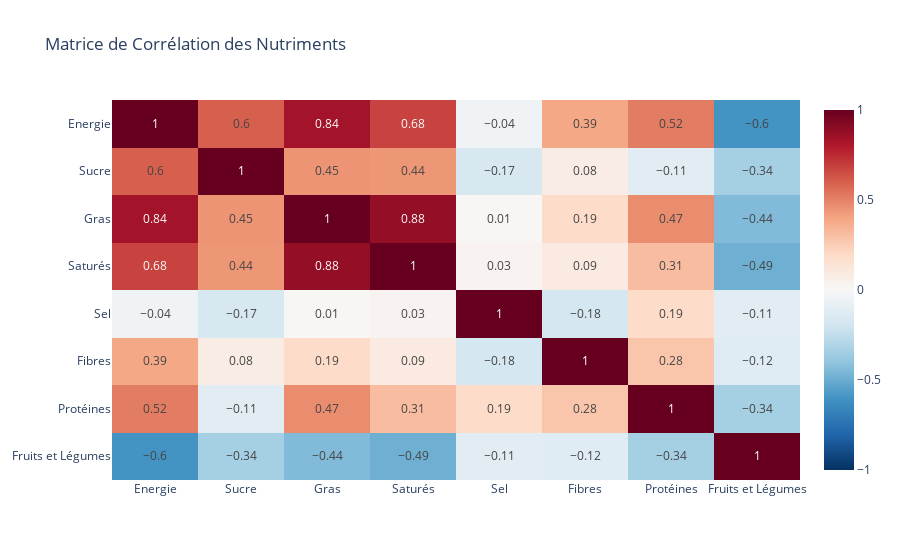

The notebook cell saved with this chart:
### Code cell
corr_matrix(df_final).show()

### Figure 1 — Plotly figure (JSON) as saved in the notebook; plotly's stock layout.template omitted (floating-point values rounded to 4 significant figures)
{"data": [{"coloraxis": "coloraxis", "hovertemplate": "x: %{x}<br>y: %{y}<br>color: %{z}<extra></extra>", "name": "0", "texttemplate": "%{z}", "type": "heatmap", "x": ["Energie", "Sucre", "Gras", "Saturés", "Sel", "Fibres", "Protéines", "Fruits et Légumes"], "xaxis": "x", "y": ["Energie", "Sucre", "Gras", "Saturés", "Sel", "Fibres", "Protéines", "Fruits et Légumes"], "yaxis": "y", "z": [[1.0, 0.6, 0.84, 0.68, -0.04, 0.39, 0.52, -0.6], [0.6, 1.0, 0.45, 0.44, -0.17, 0.08, -0.11, -0.34], [0.84, 0.45, 1.0, 0.88, 0.01, 0.19, 0.47, -0.44], [0.68, 0.44, 0.88, 1.0, 0.03, 0.09, 0.31, -0.49], [-0.04, -0.17, 0.01, 0.03, 1.0, -0.18, 0.19, -0.11], [0.39, 0.08, 0.19, 0.09, -0.18, 1.0, 0.28, -0.12], [0.52, -0.11, 0.47, 0.31, 0.19, 0.28, 1.0, -0.34], [-0.6, -0.34, -0.44, -0.49, -0.11, -0.12, -0.34, 1.0]]}], "layout": {"coloraxis": {"cmax": 1, "cmin": -1, "colorscale": [[0, "rgb(5,48,97)"], [0.1, "rgb(33,102,172)"], [0.2, "rgb(67,147,195)"], [0.3, "rgb(146,197,222)"], [0.4, "rgb(209,229,240)"], [0.5, "rgb(247,247,247)"], [0.6, "rgb(253,219,199)"], [0.7, "rgb(244,165,130)"], [0.8, "rgb(214,96,77)"], [0.9, "rgb(178,24,43)"], [1, "rgb(103,0,31)"]]}, "title": {"text": "Matrice de Corrélation des Nutriments"}, "xaxis": {"anchor": "y", "domain": [0, 1]}, "yaxis": {"anchor": "x", "autorange": "reversed", "domain": [0, 1]}}}
